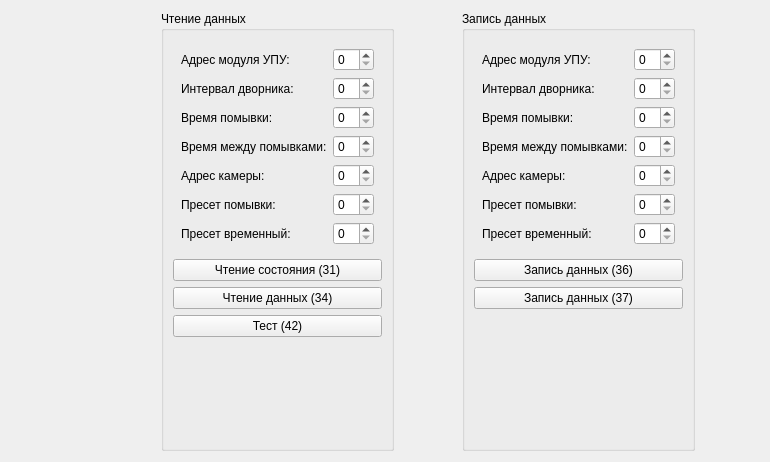
<?xml version="1.0" encoding="UTF-8"?>
<ui version="4.0">
 <class>MainBox</class>
 <widget class="QWidget" name="MainBox">
  <property name="geometry">
   <rect>
    <x>0</x>
    <y>0</y>
    <width>770</width>
    <height>462</height>
   </rect>
  </property>
  <property name="windowTitle">
   <string>Dialog</string>
  </property>
  <layout class="QHBoxLayout" name="horizontalLayout">
   <item>
    <layout class="QVBoxLayout" name="verticalLayout">
     <item>
      <layout class="QHBoxLayout" name="serial_layout"/>
     </item>
     <item>
      <spacer name="verticalSpacer">
       <property name="orientation">
        <enum>Qt::Vertical</enum>
       </property>
       <property name="sizeHint" stdset="0">
        <size>
         <width>20</width>
         <height>40</height>
        </size>
       </property>
      </spacer>
     </item>
    </layout>
   </item>
   <item>
    <widget class="PelcoD" name="pelco_d">
     <property name="sizePolicy">
      <sizepolicy hsizetype="Fixed" vsizetype="Preferred">
       <horstretch>0</horstretch>
       <verstretch>0</verstretch>
      </sizepolicy>
     </property>
     <property name="frameShape">
      <enum>QFrame::StyledPanel</enum>
     </property>
     <property name="frameShadow">
      <enum>QFrame::Raised</enum>
     </property>
    </widget>
   </item>
   <item>
    <widget class="QGroupBox" name="groupBox">
     <property name="sizePolicy">
      <sizepolicy hsizetype="Fixed" vsizetype="Preferred">
       <horstretch>0</horstretch>
       <verstretch>0</verstretch>
      </sizepolicy>
     </property>
     <property name="title">
      <string>Чтение данных</string>
     </property>
     <layout class="QVBoxLayout" name="verticalLayout_3">
      <item>
       <layout class="QGridLayout" name="gridLayout_2">
        <property name="leftMargin">
         <number>8</number>
        </property>
        <property name="topMargin">
         <number>8</number>
        </property>
        <property name="rightMargin">
         <number>8</number>
        </property>
        <property name="bottomMargin">
         <number>8</number>
        </property>
        <item row="5" column="0">
         <widget class="QLabel" name="label_9">
          <property name="text">
           <string>Пресет помывки:</string>
          </property>
         </widget>
        </item>
        <item row="0" column="1">
         <widget class="QSpinBox" name="sb_addr_upu"/>
        </item>
        <item row="6" column="1">
         <widget class="QSpinBox" name="sb_time_preset_washout"/>
        </item>
        <item row="2" column="1">
         <widget class="QSpinBox" name="sb_time_washout"/>
        </item>
        <item row="6" column="0">
         <widget class="QLabel" name="label_12">
          <property name="text">
           <string>Пресет временный:</string>
          </property>
         </widget>
        </item>
        <item row="4" column="0">
         <widget class="QLabel" name="label_10">
          <property name="text">
           <string>Адрес камеры:</string>
          </property>
         </widget>
        </item>
        <item row="5" column="1">
         <widget class="QSpinBox" name="sb_preset_washout"/>
        </item>
        <item row="1" column="0">
         <widget class="QLabel" name="label">
          <property name="text">
           <string>Интервал дворника:</string>
          </property>
         </widget>
        </item>
        <item row="1" column="1">
         <widget class="QSpinBox" name="sb_time_interval"/>
        </item>
        <item row="2" column="0">
         <widget class="QLabel" name="label_11">
          <property name="text">
           <string>Время помывки:</string>
          </property>
         </widget>
        </item>
        <item row="4" column="1">
         <widget class="QSpinBox" name="sb_addr_cam"/>
        </item>
        <item row="0" column="0">
         <widget class="QLabel" name="label_7">
          <property name="text">
           <string>Адрес модуля УПУ:</string>
          </property>
         </widget>
        </item>
        <item row="3" column="0">
         <widget class="QLabel" name="label_2">
          <property name="text">
           <string>Время между помывками:</string>
          </property>
         </widget>
        </item>
        <item row="3" column="1">
         <widget class="QSpinBox" name="sb_time_pause_washout"/>
        </item>
       </layout>
      </item>
      <item>
       <widget class="QPushButton" name="btn_cmd_31">
        <property name="text">
         <string>Чтение состояния (31)</string>
        </property>
       </widget>
      </item>
      <item>
       <widget class="QPushButton" name="btn_cmd_34">
        <property name="text">
         <string>Чтение данных (34)</string>
        </property>
       </widget>
      </item>
      <item>
       <widget class="QPushButton" name="btn_cmd_42">
        <property name="text">
         <string>Тест (42)</string>
        </property>
       </widget>
      </item>
      <item>
       <spacer name="verticalSpacer_3">
        <property name="orientation">
         <enum>Qt::Vertical</enum>
        </property>
        <property name="sizeHint" stdset="0">
         <size>
          <width>20</width>
          <height>75</height>
         </size>
        </property>
       </spacer>
      </item>
     </layout>
    </widget>
   </item>
   <item>
    <widget class="QGroupBox" name="groupBox_2">
     <property name="sizePolicy">
      <sizepolicy hsizetype="Fixed" vsizetype="Preferred">
       <horstretch>0</horstretch>
       <verstretch>0</verstretch>
      </sizepolicy>
     </property>
     <property name="title">
      <string>Запись данных</string>
     </property>
     <layout class="QVBoxLayout" name="verticalLayout_4">
      <item>
       <layout class="QGridLayout" name="gridLayout_3">
        <property name="leftMargin">
         <number>8</number>
        </property>
        <property name="topMargin">
         <number>8</number>
        </property>
        <property name="rightMargin">
         <number>8</number>
        </property>
        <property name="bottomMargin">
         <number>8</number>
        </property>
        <item row="0" column="1">
         <widget class="QSpinBox" name="sb_addr_upu_2"/>
        </item>
        <item row="0" column="0">
         <widget class="QLabel" name="label_13">
          <property name="text">
           <string>Адрес модуля УПУ:</string>
          </property>
         </widget>
        </item>
        <item row="4" column="0">
         <widget class="QLabel" name="label_16">
          <property name="text">
           <string>Адрес камеры:</string>
          </property>
         </widget>
        </item>
        <item row="5" column="0">
         <widget class="QLabel" name="label_15">
          <property name="text">
           <string>Пресет помывки:</string>
          </property>
         </widget>
        </item>
        <item row="6" column="1">
         <widget class="QSpinBox" name="sb_time_preset_washout_2"/>
        </item>
        <item row="6" column="0">
         <widget class="QLabel" name="label_18">
          <property name="text">
           <string>Пресет временный:</string>
          </property>
         </widget>
        </item>
        <item row="2" column="0">
         <widget class="QLabel" name="label_17">
          <property name="text">
           <string>Время помывки:</string>
          </property>
         </widget>
        </item>
        <item row="5" column="1">
         <widget class="QSpinBox" name="sb_preset_washout_2"/>
        </item>
        <item row="4" column="1">
         <widget class="QSpinBox" name="sb_addr_cam_2"/>
        </item>
        <item row="2" column="1">
         <widget class="QSpinBox" name="sb_time_washout_2"/>
        </item>
        <item row="1" column="1">
         <widget class="QSpinBox" name="sb_time_interval_2"/>
        </item>
        <item row="1" column="0">
         <widget class="QLabel" name="label_14">
          <property name="text">
           <string>Интервал дворника:</string>
          </property>
         </widget>
        </item>
        <item row="3" column="1">
         <widget class="QSpinBox" name="sb_time_pause_washout_2"/>
        </item>
        <item row="3" column="0">
         <widget class="QLabel" name="label_3">
          <property name="text">
           <string>Время между помывками:</string>
          </property>
         </widget>
        </item>
       </layout>
      </item>
      <item>
       <widget class="QPushButton" name="btn_cmd_36">
        <property name="text">
         <string>Запись данных (36)</string>
        </property>
       </widget>
      </item>
      <item>
       <widget class="QPushButton" name="btn_cmd_37">
        <property name="text">
         <string>Запись данных (37)</string>
        </property>
       </widget>
      </item>
      <item>
       <spacer name="verticalSpacer_4">
        <property name="orientation">
         <enum>Qt::Vertical</enum>
        </property>
        <property name="sizeHint" stdset="0">
         <size>
          <width>20</width>
          <height>40</height>
         </size>
        </property>
       </spacer>
      </item>
     </layout>
    </widget>
   </item>
  </layout>
 </widget>
 <customwidgets>
  <customwidget>
   <class>PelcoD</class>
   <extends>QFrame</extends>
   <header>pelcod.hpp</header>
   <container>1</container>
  </customwidget>
 </customwidgets>
 <tabstops>
  <tabstop>sb_addr_upu</tabstop>
  <tabstop>sb_time_interval</tabstop>
  <tabstop>sb_time_washout</tabstop>
  <tabstop>sb_time_pause_washout</tabstop>
  <tabstop>sb_addr_cam</tabstop>
  <tabstop>sb_preset_washout</tabstop>
  <tabstop>sb_time_preset_washout</tabstop>
  <tabstop>btn_cmd_31</tabstop>
  <tabstop>btn_cmd_34</tabstop>
  <tabstop>btn_cmd_42</tabstop>
  <tabstop>sb_addr_upu_2</tabstop>
  <tabstop>sb_time_interval_2</tabstop>
  <tabstop>sb_time_washout_2</tabstop>
  <tabstop>sb_time_pause_washout_2</tabstop>
  <tabstop>sb_addr_cam_2</tabstop>
  <tabstop>sb_preset_washout_2</tabstop>
  <tabstop>sb_time_preset_washout_2</tabstop>
  <tabstop>btn_cmd_36</tabstop>
  <tabstop>btn_cmd_37</tabstop>
 </tabstops>
 <resources/>
 <connections/>
</ui>
